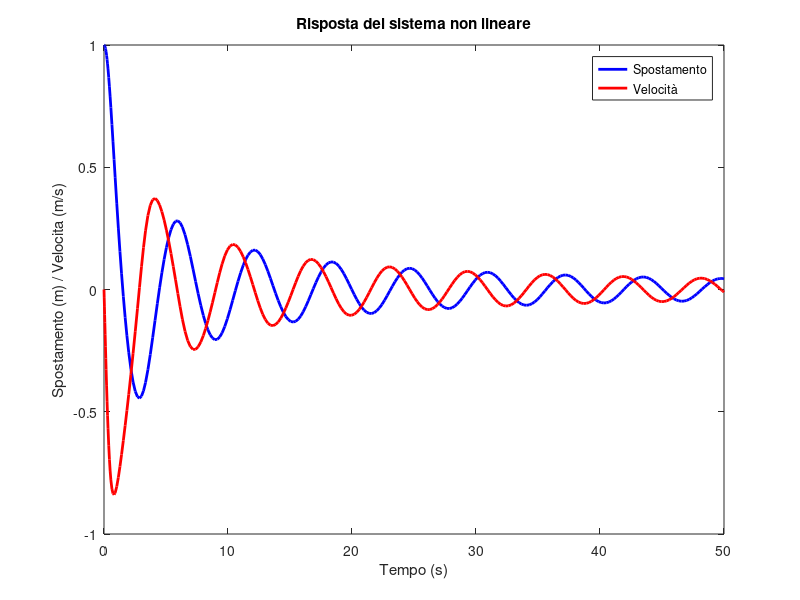
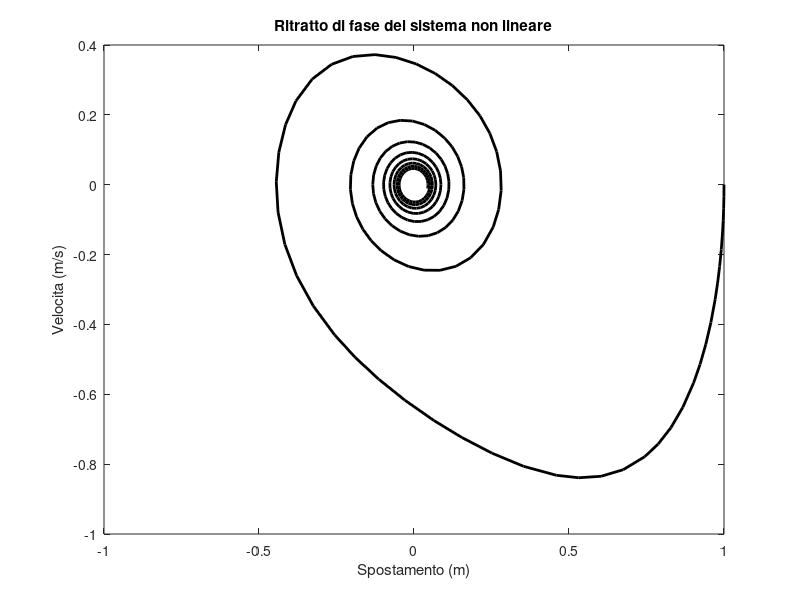
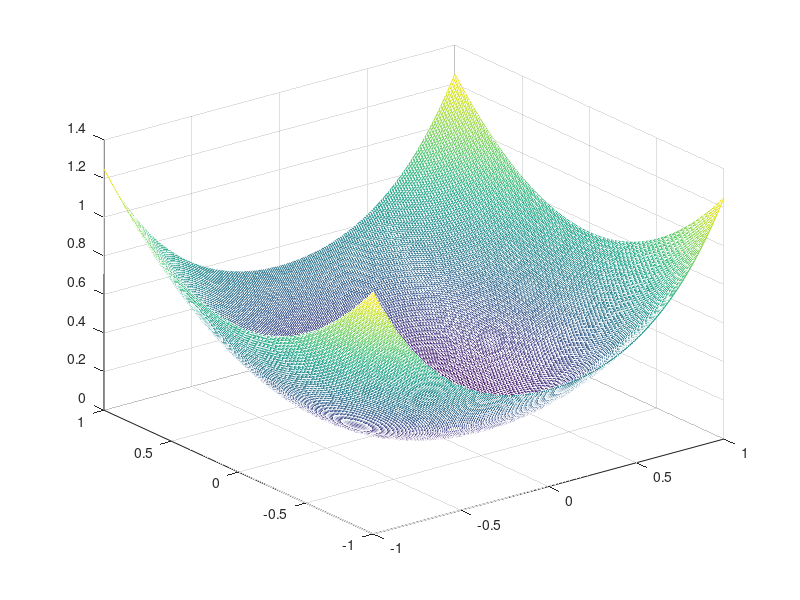
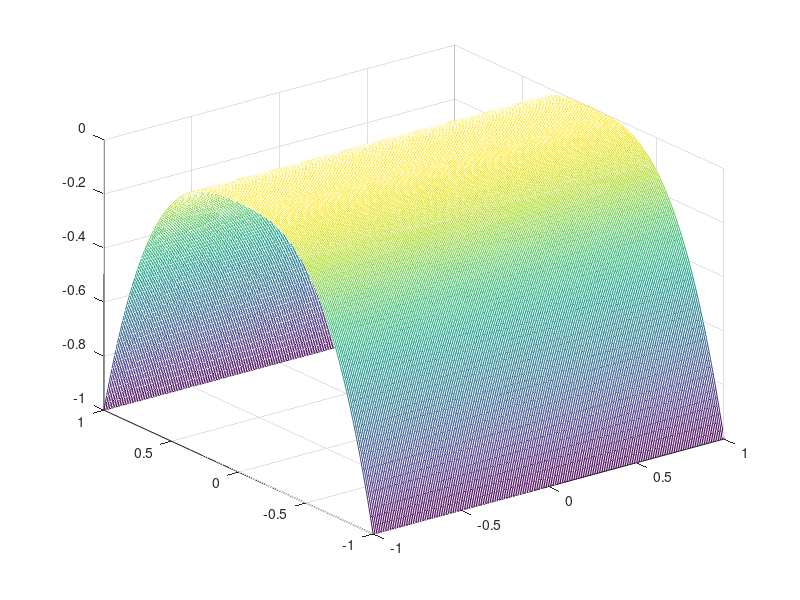

Recreate these plots in MATLAB, in order.
clc; 
clear; 
close all;

k0 = 1;
k1 = 1;
b = 1;
M = 1;

% Sistema non lineare
odefun = @(t, x)[x(2); -k0/M*x(1) - k1/M*(x(1))^3 - b/M*x(2)*abs(x(2))];

tspan = [0 50];
x0 = [1; 0]; % Posizione e velocità iniziale
[t, x] = ode45(odefun, tspan, x0);

% Plot risultati
figure;
plot(t, x(:, 1), 'b-', 'LineWidth', 2);
hold on;
plot(t, x(:, 2), 'r-', 'LineWidth', 2);
xlabel('Tempo (s)');
ylabel('Spostamento (m) / Velocita (m/s)');
title('Risposta del sistema non lineare');
legend('Spostamento','Velocità');

% Plot pp
figure;
plot(x(:, 1), x(:, 2), 'k-', 'LineWidth', 2);
xlabel('Spostamento (m)');
ylabel('Velocita (m/s)');
title('Ritratto di fase del sistema non lineare');

% Linearizzazione attorno all'equilibrio
x1_bar = 0;   % posizione di equilibrio
x2_bar = 0;   

% Matrice Jacobiana (lineare)
J = [ 0                     1;
     -k0/M             -b/M*0];
B = [0; 0];
C = eye(2);
D = 0;

disp('Matrice J')
disp(J)

% Calcolo degli autovalori e autovettori
[eigenVectors, eigenValues] = eig(J);
disp('Autovalori:')
disp(diag(eigenValues))
disp('Autovettori:')
disp(eigenVectors)

% % Stabilità del sistema
% stability = all(real(diag(eigenValues)) < 0);
% if stability
%     disp('Il sistema è stabile.');
% else
%     disp('Il sistema è instabile.');
% end

%Approccio alla Lyapunov
[X1, X2] = meshgrid(-1:.01:1, -1:.01:1);
V = 0.5*M*X2.^2 + 0.5*k0*X1.^2 + 1/4*k1*X1.^4;  %X1. ogni elemento di X1
figure
mesh(X1, X2, V) %crea grafico 3D

V_dot = -b*abs(X2.^3);
% Visualizzazione della Lyapunov funzione e della sua derivata
figure;
mesh(X1, X2, V_dot) %crea grafico 3D
